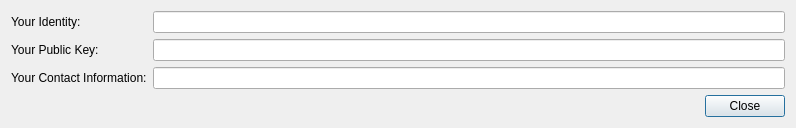
<?xml version="1.0" encoding="UTF-8"?>
<ui version="4.0">
 <class>ShowIdentityAndPublicKeyDialog</class>
 <widget class="QDialog" name="ShowIdentityAndPublicKeyDialog">
  <property name="geometry">
   <rect>
    <x>0</x>
    <y>0</y>
    <width>796</width>
    <height>128</height>
   </rect>
  </property>
  <property name="windowTitle">
   <string>Your public contact information</string>
  </property>
  <layout class="QFormLayout" name="formLayout">
   <item row="0" column="0">
    <widget class="QLabel" name="lblYourIdentity">
     <property name="text">
      <string>Your Identity:</string>
     </property>
    </widget>
   </item>
   <item row="0" column="1">
    <widget class="QLineEdit" name="edtIdentity">
     <property name="readOnly">
      <bool>true</bool>
     </property>
    </widget>
   </item>
   <item row="1" column="0">
    <widget class="QLabel" name="lblYourPublicKey">
     <property name="text">
      <string>Your Public Key:</string>
     </property>
    </widget>
   </item>
   <item row="1" column="1">
    <widget class="QLineEdit" name="edtPublicKey">
     <property name="readOnly">
      <bool>true</bool>
     </property>
    </widget>
   </item>
   <item row="2" column="0">
    <widget class="QLabel" name="lblYourContact">
     <property name="text">
      <string>Your Contact Information:</string>
     </property>
    </widget>
   </item>
   <item row="2" column="1">
    <widget class="QLineEdit" name="edtContact">
     <property name="readOnly">
      <bool>true</bool>
     </property>
    </widget>
   </item>
   <item row="3" column="0" colspan="2">
    <widget class="QDialogButtonBox" name="buttonBox">
     <property name="orientation">
      <enum>Qt::Horizontal</enum>
     </property>
     <property name="standardButtons">
      <set>QDialogButtonBox::Close</set>
     </property>
    </widget>
   </item>
  </layout>
 </widget>
 <resources/>
 <connections>
  <connection>
   <sender>buttonBox</sender>
   <signal>accepted()</signal>
   <receiver>ShowIdentityAndPublicKeyDialog</receiver>
   <slot>accept()</slot>
   <hints>
    <hint type="sourcelabel">
     <x>248</x>
     <y>254</y>
    </hint>
    <hint type="destinationlabel">
     <x>157</x>
     <y>274</y>
    </hint>
   </hints>
  </connection>
  <connection>
   <sender>buttonBox</sender>
   <signal>rejected()</signal>
   <receiver>ShowIdentityAndPublicKeyDialog</receiver>
   <slot>reject()</slot>
   <hints>
    <hint type="sourcelabel">
     <x>316</x>
     <y>260</y>
    </hint>
    <hint type="destinationlabel">
     <x>286</x>
     <y>274</y>
    </hint>
   </hints>
  </connection>
 </connections>
</ui>
